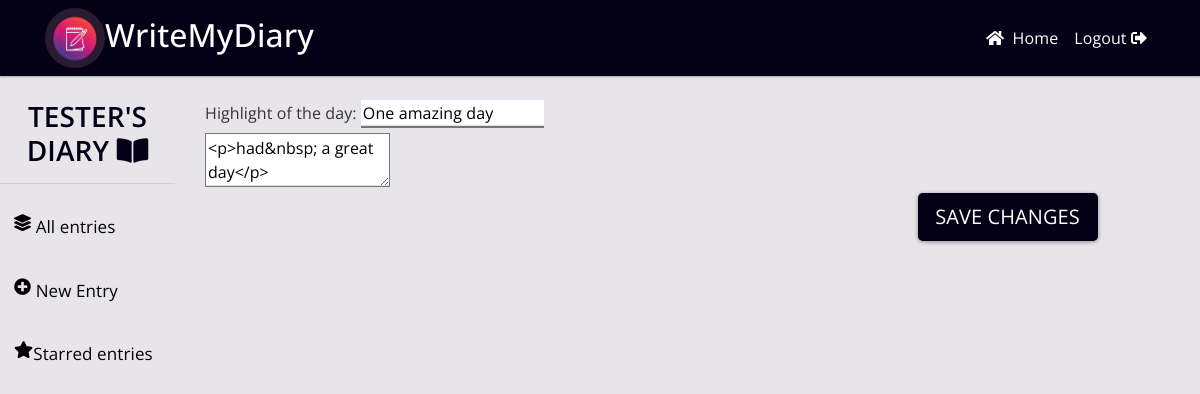
The app's page /edit/31/ (signed in) with its own data.
### diary/models.py (models this page shows, shortened)
class Owner(models.Model):
	diaryname=models.CharField(max_length=100, null=True,blank=True)
	user=models.ForeignKey(User, on_delete=models.CASCADE,null=True)

class DiaryEntries(models.Model):
	highlight=models.CharField(max_length=100, null=True)
	user=models.ForeignKey(User, on_delete=models.CASCADE,null=True)
	timestamp=models.DateTimeField(auto_now_add=True)
	diarycontent=models.TextField(null=True)
	is_favourite=models.BooleanField(default=False)

### diary/views.py (the view, shortened to what this page needs)
# urls.py: path("edit/<int:DiaryEntries_id>/", edit_diary),
def edit_diary(request,DiaryEntries_id):
    user=request.user
    owner=Owner.objects.get(user=user)
    diary_instance=DiaryEntries.objects.get(pk=DiaryEntries_id)
    return render(request, "edit_diary.html", {"editdiary":diary_instance,"owner":owner})

### diary/templates/edit_diary.html (shortened to what this page needs)
<!DOCTYPE html>
{% load static %}
<html lang="en">
<head>
    <link rel="stylesheet" type="text/css" href="{% static 'dash.css' %}">
  <link rel="stylesheet" href="https://bootswatch.com/4/materia/bootstrap.min.css">
<link rel="stylesheet" href="https://pro.fontawesome.com/releases/v5.10.0/css/all.css"/>
    <link rel="stylesheet" href="https://stackpath.bootstrapcdn.com/bootstrap/4.4.1/css/bootstrap.min.css">
    <link href="https://cdn.jsdelivr.net/npm/summernote@0.8.16/dist/summernote-bs4.min.css" rel="stylesheet">
</head>
<body>
   <nav class="navbar navbar-expand-lg navbar-dark" style="background-color: #040116;">
    <div class="container">
    <div>
    <div style="display: flex;color: #fff;">
    <img src="/static/logo.jpg/" alt="" style="width: 60px; height: 60px; border-radius: 50%;">
    <h2 style="margin-top: 8px;">WriteMyDiary</h2>
    </div>
      </div>
        <div class="collapse navbar-collapse" id="navbarNavAltMarkup">
          <div class="navbar-nav ml-auto">
            <a class="nav-item nav-link" style="color:#fff; " href="/dashboard/"><i class="fas fa-home"></i> &nbsp;Home</a>
            <a class="nav-item nav-link" style="color:#fff; " href="/signout/">Logout <i class="fas fa-sign-out-alt"></i></a>
          </div>
       </div>
</nav>
    <div class="row">
      <div class="col-2">
        <br>
        <nav class="pill-nav">
          <h3 style="color:#040116;text-align: center;font-weight: 600">{{owner.diaryname}}<i class="fa fa-book-open"></i></h3>
          <hr>
          <a class="active" href="/dashboard/" style="flex-direction: row;"><i class="fas fa-layer-group"></i> &nbsp;All entries</a>
          <a href="/create/" style="flex-direction: row;"><i class="fas fa-plus-circle"></i> &nbsp;New Entry</a>
          <a href="/favs/" style="flex-direction: row;"><i class="fas fa-star"></i>Starred entries</a>
        </nav>
    </div>
      <div class="col-md-9">
      	<br>
        <div >
          <form action="/edit/{{editdiary.id}}/" method="POST">
              <label for="highlight">Highlight of the day:</label>
              <input type="text" name="highlight" id="highlight" value="{{editdiary.highlight}}" style="border-top: none;border-left: none;border-right: none; size: 100px;">
              <br>
            <textarea name="diarycontent"  id ="summernote" >{{editdiary.diarycontent}}</textarea>
            <br>
            <input type="submit" class="btn btn-lg" value="Save Changes" style="width:180px; background-color:#040116;color: white; float: right;">
          </form>
        </div>
      </div>
  </div>
</body>
</html>

### diary/templates/edit_diary.html (style rules this page uses)
body { font-family:'Open Sans'; background-color: #E7E5E9; color: #333; }
.pill-nav a { display: block; display: flex; flex-direction:column; color: black; padding: 14px; text-decoration: none; font-size: 17px; border-radius: 5px; }
.pill-nav a { margin-bottom: 10px; }

### records on screen
Owner: diaryname "TESTER'S DIARY"
DiaryEntries: highlight "One amazing day", diarycontent "<p>had&nbsp; a great day</p>"
